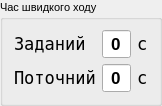
  <widget class="QGroupBox" name="groupBox">
   <property name="geometry">
    <rect>
     <x>280</x>
     <y>325</y>
     <width>151</width>
     <height>86</height>
    </rect>
   </property>
   <property name="font">
    <font>
     <pointsize>8</pointsize>
    </font>
   </property>
   <property name="title">
    <string>Час швидкого ходу</string>
   </property>
   <layout class="QGridLayout" name="gridLayout_2">
    <item row="1" column="1">
     <widget class="QLineEdit" name="g2_tmTinv">
      <property name="font">
       <font>
        <pointsize>13</pointsize>
        <weight>75</weight>
        <bold>true</bold>
       </font>
      </property>
      <property name="toolTip">
       <string>Час роботи привода на високій швидкості</string>
      </property>
      <property name="text">
       <string>0</string>
      </property>
      <property name="alignment">
       <set>Qt::AlignCenter</set>
      </property>
      <property name="readOnly">
       <bool>true</bool>
      </property>
     </widget>
    </item>
    <item row="0" column="1">
     <widget class="QLineEdit" name="g2_zdTTorm">
      <property name="font">
       <font>
        <pointsize>13</pointsize>
        <weight>75</weight>
        <bold>true</bold>
       </font>
      </property>
      <property name="toolTip">
       <string>Заданий час роботи привода на високій швидкості</string>
      </property>
      <property name="text">
       <string>0</string>
      </property>
      <property name="alignment">
       <set>Qt::AlignCenter</set>
      </property>
      <property name="readOnly">
       <bool>true</bool>
      </property>
     </widget>
    </item>
    <item row="1" column="0">
     <widget class="QLabel" name="label_13">
      <property name="sizePolicy">
       <sizepolicy hsizetype="Maximum" vsizetype="Preferred">
        <horstretch>0</horstretch>
        <verstretch>0</verstretch>
       </sizepolicy>
      </property>
      <property name="font">
       <font>
        <family>DejaVu Sans Mono</family>
        <pointsize>13</pointsize>
        <weight>50</weight>
        <bold>false</bold>
       </font>
      </property>
      <property name="text">
       <string>Поточний</string>
      </property>
     </widget>
    </item>
    <item row="0" column="0">
     <widget class="QLabel" name="label_12">
      <property name="sizePolicy">
       <sizepolicy hsizetype="Maximum" vsizetype="Preferred">
        <horstretch>0</horstretch>
        <verstretch>0</verstretch>
       </sizepolicy>
      </property>
      <property name="font">
       <font>
        <family>DejaVu Sans Mono</family>
        <pointsize>13</pointsize>
        <weight>50</weight>
        <bold>false</bold>
       </font>
      </property>
      <property name="text">
       <string>Заданий</string>
      </property>
     </widget>
    </item>
    <item row="0" column="2">
     <widget class="QLabel" name="label_14">
      <property name="font">
       <font>
        <family>DejaVu Sans Mono</family>
        <pointsize>13</pointsize>
        <weight>50</weight>
        <bold>false</bold>
       </font>
      </property>
      <property name="text">
       <string>с</string>
      </property>
     </widget>
    </item>
    <item row="1" column="2">
     <widget class="QLabel" name="label_15">
      <property name="font">
       <font>
        <family>DejaVu Sans Mono</family>
        <pointsize>13</pointsize>
        <weight>50</weight>
        <bold>false</bold>
       </font>
      </property>
      <property name="text">
       <string>с</string>
      </property>
     </widget>
    </item>
   </layout>
  </widget>
